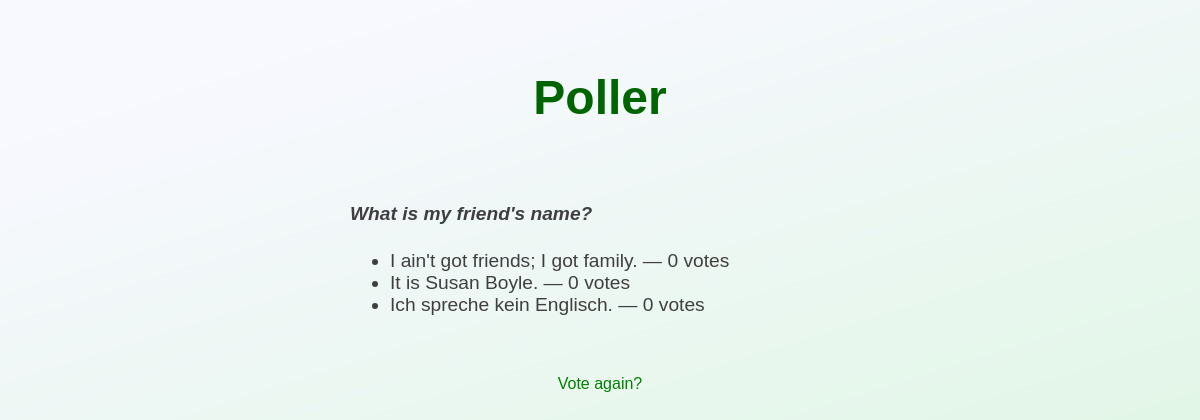
/poller/3/results/, run on the app's committed database.
### poller/models.py (models this page shows, shortened)
class Question(models.Model):
    question_text = models.CharField(max_length=200)
    pub_date = models.DateTimeField('date published')

class Choice(models.Model):
    question = models.ForeignKey(Question, on_delete=models.CASCADE)
    choice_text = models.CharField(max_length=200)
    votes = models.IntegerField(default=0)

### poller/views.py (the view)
# urls.py: path('<int:pk>/results/', views.ResultsView.as_view(), name='results'),
class ResultsView(generic.DetailView):
	model = Question
	template_name = 'poller/results.html'

### poller/templates/poller/results.html (shortened to what this page needs)
<!DOCTYPE html>
<html lang="en">
<head>
	{% load static %}
	<link rel="stylesheet" href="{% static 'poller/style.css' %}">
</head>
<body>
	<main>
		<a href="{% url 'poller:index' %}">
			<h1 class="main-logo">Poller</h1>
		</a>
		<section>
			<div class="result-list">
				<article>
					<h4>{{ question.question_text }}</h4>
					<ul>
						{% for choice in question.choice_set.all %}
							<li>
								{{ choice.choice_text }} — {{ choice.votes }}
								vote{{ choice.votes | pluralize }}
							</li>
						{% endfor %}
					</ul>
				</article>
			</div>
			<div class="vote-question">
				<article>
					<a href="{% url 'poller:detail' question.id %}">Vote again?</a>
				</article>
			</div>
		</section>
	</main>
</body>
</html>

### poller/static/poller/style.css (style rules this page uses)
body { background: url("images/background.jpg") no-repeat; font-family: sans-serif; }
.main-logo { text-align: center; margin-top: 70px; font-size: 3rem; color: darkgreen; }
a { color: green; text-decoration: none; }
h4 { font-style: italic; color: #3F3F3F; }
li { color: #3F3F3F; }
.result-list { width: 80%; margin-left: auto; margin-right: auto; padding: 20px; max-width: 500px; font-size: 1.2rem; }
.vote-question { display: block; margin-left: auto; margin-right: auto; margin-top: 20px; text-align: center; font-size: 1rem; }

### data on the page
Question: question_text "What is my friend's name?"
Choice: choice_text "I ain't got friends; I got family.", votes "0", votes|pluralize "s"
Choice: choice_text "It is Susan Boyle.", votes "0", votes|pluralize "s"
Choice: choice_text "Ich spreche kein Englisch.", votes "0", votes|pluralize "s"
